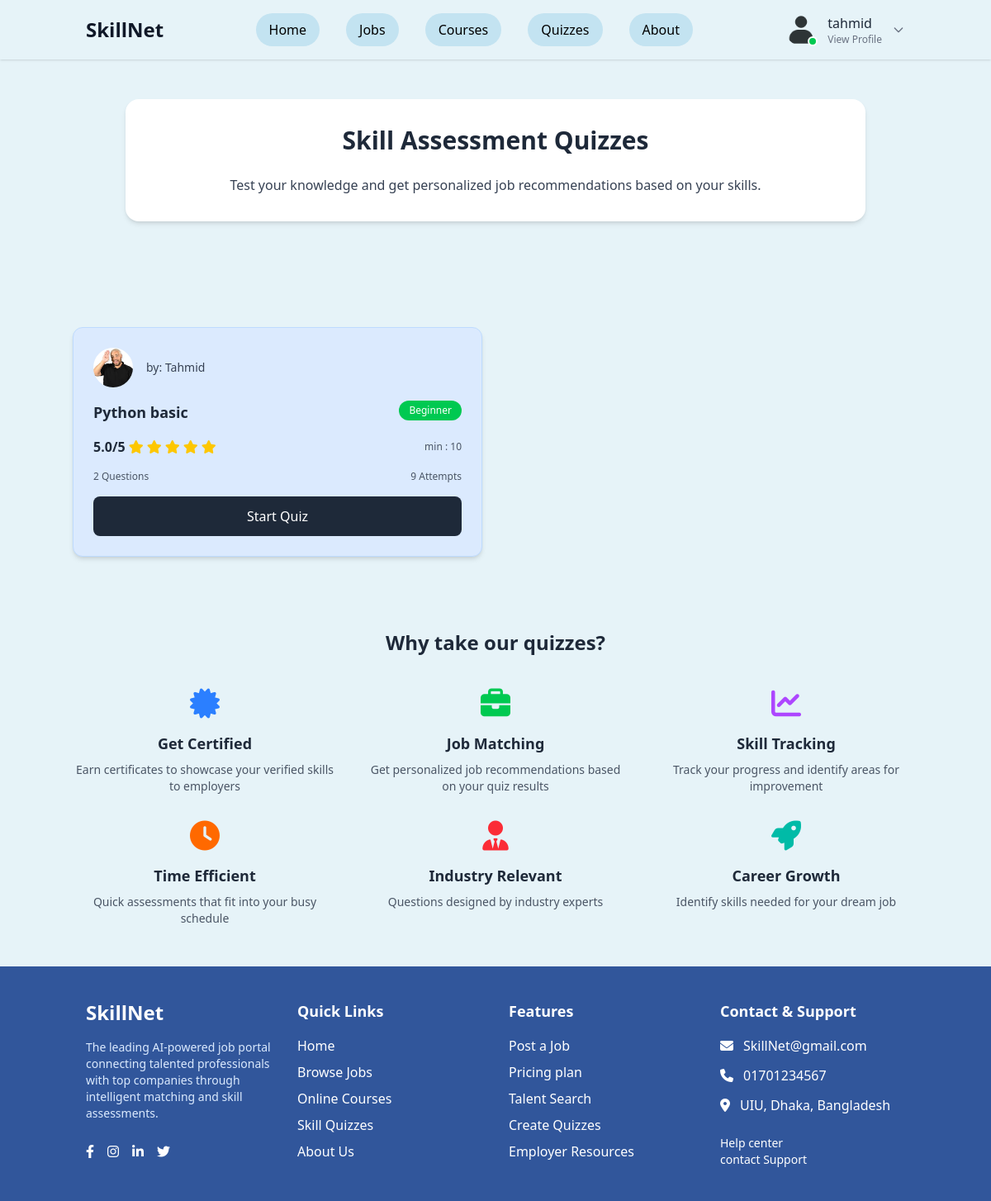
/quizzes/ (signed in), run on the app's committed database.
### app/models.py (models this page shows, shortened)
class Quiz(models.Model):
    DIFFICULTY_LEVELS = [
        ('beginner', 'Beginner'),
        ('intermediate', 'Intermediate'),
        ('advanced', 'Advanced'),
    ]
    title = models.CharField(max_length=200)
    category = models.ForeignKey(QuizCategory, on_delete=models.CASCADE)
    instructor = models.CharField(max_length=100, default='Saharier')
    instructor_photo = models.ImageField(upload_to='instructor_photos/', blank=True, null=True)
    description = models.TextField(blank=True)
    difficulty = models.CharField(max_length=20, choices=DIFFICULTY_LEVELS, default='beginner')
    duration_minutes = models.IntegerField(default=30)
    total_questions = models.IntegerField(default=10)
    passing_score = models.IntegerField(default=70)
    rating = models.DecimalField(max_digits=3, decimal_places=1, default=5.0)
    rating_count = models.IntegerField(default=0)
    attempts_count = models.IntegerField(default=0)
    is_active = models.BooleanField(default=True)
    created_date = models.DateTimeField(auto_now_add=True)
    def get_difficulty_badge_class(self):
        if self.difficulty == 'beginner':
            return 'bg-green-500 text-white'
        elif self.difficulty == 'intermediate':
            return 'bg-yellow-500 text-white'
        else:
            return 'bg-red-500 text-white'
    def get_star_rating(self):
        filled_stars = int(self.rating)
        empty_stars = 5 - filled_stars
        return filled_stars, empty_stars

### app/views.py (the view)
# urls.py: path('quizzes/', views.quiz_list, name='quiz_list'),
def quiz_list(request):
    quizzes = Quiz.objects.filter(is_active=True).order_by('-created_date')
    context = {
        'quizzes': quizzes,
    }
    return render(request, 'quizzes/quiz_list.html', context)

### static/templates/quizzes/quiz_list.html
{% extends 'base.html' %}
{% load static %}
{% block content %}
<section class="py-12 px-4">
    <div class="container mx-auto max-w-4xl">
        <div class="bg-white p-8 rounded-2xl shadow-md text-center mb-10">
            <h1 class="text-3xl font-bold mb-6">Skill Assessment Quizzes</h1>
            <p class="text-gray-700">
                Test your knowledge and get personalized job recommendations based on your skills.
            </p>
        </div>
    </div>
</section>
<section class="py-10 px-4">
    <div class="container mx-auto">
        <div class="grid grid-cols-1 md:grid-cols-2 gap-8 max-w-5xl mx-auto">
            {% for quiz in quizzes %}
            <div class="bg-blue-100 p-6 rounded-xl shadow-md border border-blue-200 hover:shadow-lg transition-shadow">
                <div class="flex items-center mb-4">
                    <img src="{% if quiz.instructor_photo %}{{ quiz.instructor_photo.url }}{% else %}https://via.placeholder.com/60x60?text={{ quiz.instructor|slice:':1' }}{% endif %}"
                         alt="{{ quiz.instructor }}"
                         class="rounded-full w-12 h-12 object-cover mr-4" />
                    <div>
                        <p class="text-sm text-gray-700">by: {{ quiz.instructor }}</p>
                    </div>
                </div>
                <div class="flex justify-between items-start mb-4">
                    <a href="{% url 'app:quiz_detail' quiz.id %}"><h3 class="font-bold text-lg hover:underline">{{ quiz.title }}</h3></a>
                    <span class="px-3 py-1 {{ quiz.get_difficulty_badge_class }} text-xs rounded-full">
                        {{ quiz.get_difficulty_display }}
                    </span>
                </div>
                <div class="flex justify-between items-center mb-4">
                    <div class="flex items-center">
                        <span class="font-semibold">{{ quiz.rating }}/5</span>
                        {% with filled_stars=quiz.get_star_rating.0 empty_stars=quiz.get_star_rating.1 %}
                            {% for i in "12345" %}
                                {% if forloop.counter <= filled_stars %}
                                    <i class="fas fa-star text-yellow-400 ml-1"></i>
                                {% else %}
                                    <i class="fas fa-star text-gray-300 ml-1"></i>
                                {% endif %}
                            {% endfor %}
                        {% endwith %}
                    </div>
                    <span class="text-xs text-gray-600">min : {{ quiz.duration_minutes }}</span>
                </div>
                <div class="flex justify-between items-center mb-4 text-xs text-gray-600">
                    <span>{{ quiz.total_questions }} Questions</span>
                    <span>{{ quiz.attempts_count }} Attempts</span>
                </div>
                {% if user.is_authenticated %}
                    <a href="{% url 'app:start_quiz' quiz.id %}"
                       class="w-full py-3 bg-gray-800 text-white rounded-lg hover:bg-gray-700 transition font-medium text-center block">
                        Start Quiz
                    </a>
                {% else %}
                    <a href="{% url 'login' %}?next={% url 'app:quiz_detail' quiz.id %}"
                       class="w-full py-3 bg-gray-800 text-white rounded-lg hover:bg-gray-700 transition font-medium text-center block">
                        Login to Start
                    </a>
                {% endif %}
            </div>
            {% empty %}
            <div class="col-span-2 text-center py-12">
                <i class="fas fa-clipboard-list text-4xl text-gray-400 mb-4"></i>
                <h3 class="text-xl font-bold text-gray-600 mb-2">No quizzes available</h3>
                <p class="text-gray-500">Check back later for new skill assessment quizzes.</p>
            </div>
            {% endfor %}
        </div>
    </div>
</section>
<section class="py-12 px-4">
    <div class="container mx-auto max-w-5xl">
        <h2 class="text-2xl font-bold text-center mb-10">Why take our quizzes?</h2>
        <div class="grid grid-cols-1 md:grid-cols-3 gap-8">
            <div class="text-center">
                <div class="flex justify-center mb-4">
                    <i class="fas fa-certificate text-4xl text-blue-500"></i>
                </div>
                <h3 class="font-bold text-lg mb-2">Get Certified</h3>
                <p class="text-sm text-gray-600">Earn certificates to showcase your verified skills to employers</p>
            </div>
            <div class="text-center">
                <div class="flex justify-center mb-4">
                    <i class="fas fa-briefcase text-4xl text-green-500"></i>
                </div>
                <h3 class="font-bold text-lg mb-2">Job Matching</h3>
                <p class="text-sm text-gray-600">Get personalized job recommendations based on your quiz results</p>
            </div>
            <div class="text-center">
                <div class="flex justify-center mb-4">
                    <i class="fas fa-chart-line text-4xl text-purple-500"></i>
                </div>
                <h3 class="font-bold text-lg mb-2">Skill Tracking</h3>
                <p class="text-sm text-gray-600">Track your progress and identify areas for improvement</p>
            </div>
        </div>
        <div class="grid grid-cols-1 md:grid-cols-3 gap-8 mt-8">
            <div class="text-center">
                <div class="flex justify-center mb-4">
                    <i class="fas fa-clock text-4xl text-orange-500"></i>
                </div>
                <h3 class="font-bold text-lg mb-2">Time Efficient</h3>
                <p class="text-sm text-gray-600">Quick assessments that fit into your busy schedule</p>
            </div>
            <div class="text-center">
                <div class="flex justify-center mb-4">
                    <i class="fas fa-user-tie text-4xl text-red-500"></i>
                </div>
                <h3 class="font-bold text-lg mb-2">Industry Relevant</h3>
                <p class="text-sm text-gray-600">Questions designed by industry experts</p>
            </div>
            <div class="text-center">
                <div class="flex justify-center mb-4">
                    <i class="fas fa-rocket text-4xl text-teal-500"></i>
                </div>
                <h3 class="font-bold text-lg mb-2">Career Growth</h3>
                <p class="text-sm text-gray-600">Identify skills needed for your dream job</p>
            </div>
        </div>
    </div>
</section>
{% endblock %}

### static/templates/nav/nav.html (shortened to what this page needs)
<header class="bg-[#E6F3F8] shadow-sm sticky top-0 z-50">
  <div class="container mx-auto px-4 py-4 flex items-center justify-between">
    <a href="/" class="text-2xl font-bold text-gray-900">SkillNet</a>
    <nav class="hidden md:flex space-x-8">
      <a href="/" class="px-4 py-2 rounded-full bg-[#C3E3F1] text-black hover:bg-blue-100 transition">Home</a>
      <a href="/jobs" class="px-4 py-2 rounded-full bg-[#C3E3F1] text-black hover:bg-blue-100 transition">Jobs</a>
      <a href="/courses" class="px-4 py-2 rounded-full bg-[#C3E3F1] text-black hover:bg-blue-100 transition">Courses</a>
      <a href="/quizzes" class="px-4 py-2 rounded-full bg-[#C3E3F1] text-black hover:bg-blue-100 transition">Quizzes</a>
      <a href="/about" class="px-4 py-2 rounded-full bg-[#C3E3F1] text-black hover:bg-blue-100 transition">About</a>
    </nav>
    <div class="flex items-center space-x-4">
      {% if user.is_authenticated %}
        <div x-data="{ open: false }" class="relative">
          <button @click="open = !open" class="flex items-center space-x-3 focus:outline-none group">
            <div class="relative">
              <img src="{{ user.profile.image.url|default:'/static/images/default-avatar.png' }}"
                   alt="Profile"
                   class="w-10 h-10 rounded-full object-cover border-1 border-transparent group-hover:border-black transition-colors">
              <div class="absolute bottom-0 right-0 w-3 h-3 bg-green-500 rounded-full border-2 border-white"></div>
            </div>
            <div class="hidden md:flex flex-col items-start">
              <span class="font-medium text-gray-800">{{ user.username }}</span>
              <span class="text-xs text-gray-500">View Profile</span>
            </div>
            <svg xmlns="http://www.w3.org/2000/svg"
                 class="h-4 w-4 text-gray-500 transition-transform duration-200"
                 :class="{'rotate-180': open}"
                 fill="none"
                 viewBox="0 0 24 24"
                 stroke="currentColor">
              <path stroke-linecap="round" stroke-linejoin="round" stroke-width="2" d="M19 9l-7 7-7-7" />
            </svg>
          </button>
        </div>
      {% else %}
        <a href="{% url 'login' %}" class="px-5 py-2 rounded-full bg-blue-300 text-blue-800 hover:bg-blue-400 transition font-medium">Sign In</a>
        <a href="{% url 'signup' %}" class="px-5 py-2 rounded-full bg-blue-600 text-white hover:bg-blue-700 transition font-medium">Signup</a>
      {% endif %}
    </div>
  </div>
</header>

### data on the page
Quiz: instructor_photo (picture), instructor "Tahmid", title "Python basic", difficulty "Beginner", rating "5.0", duration_minutes "10", total_questions "2", attempts_count "9"

### other printed values
{{ user.username }} "tahmid"
